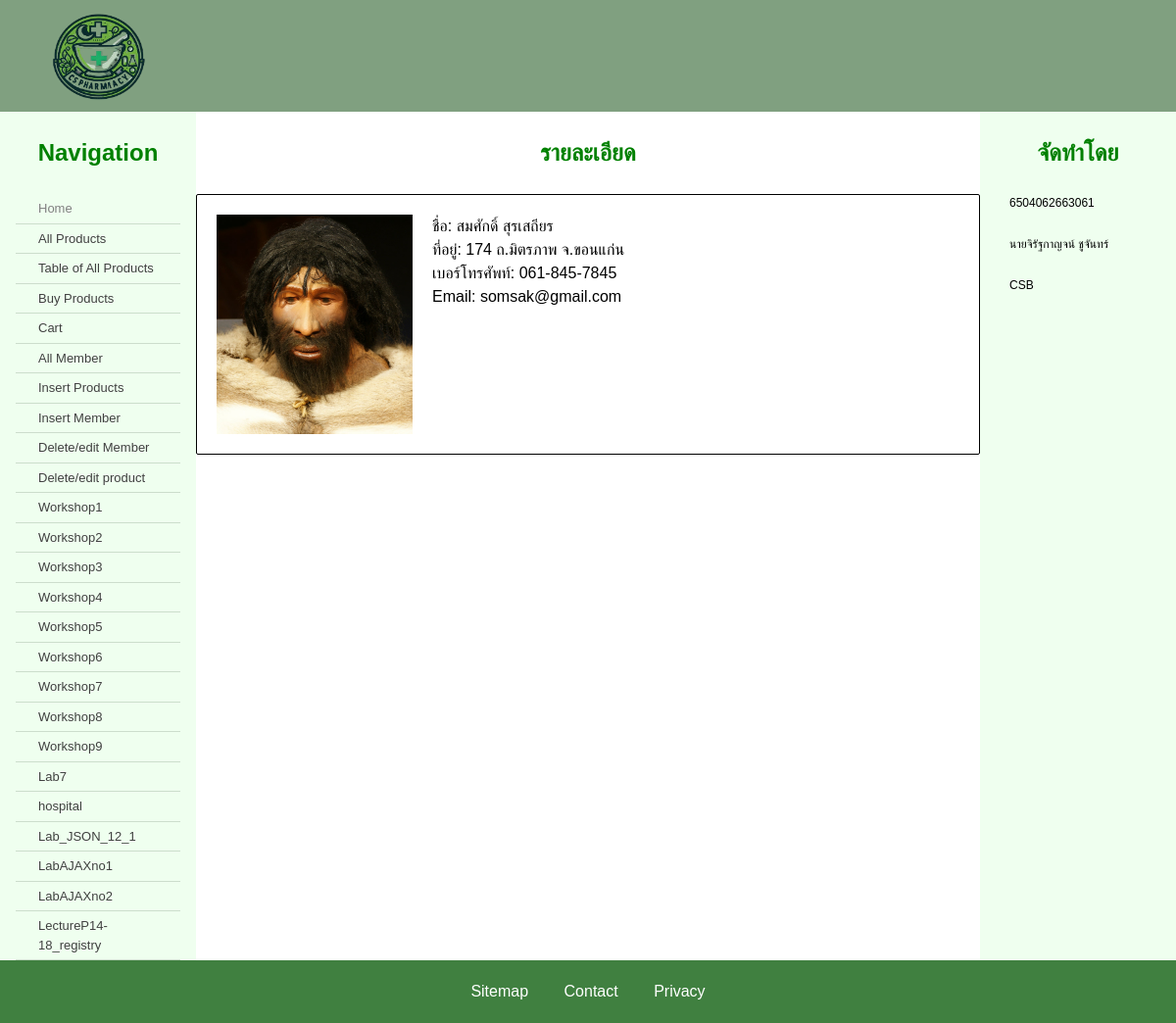
Page /csshop/member_php/memberdetail.php?username=somsak on the committed database.
### tables this page shows
CREATE TABLE `member` (
  `username` varchar(15) NOT NULL,
  `password` varchar(15) NOT NULL,
  `name` varchar(100) NOT NULL,
  `address` varchar(255) NOT NULL,
  `mobile` varchar(30) NOT NULL,
  `email` varchar(30) DEFAULT NULL,
  `type` varchar(10) NOT NULL
);

### csshop/member_php/memberdetail.php (the view, shortened to what this page needs)
<?php include "../connect.php" ?>
<!doctype html>
<html lang="en">
  <head>
    <link href="../mcss.css" rel="stylesheet" type="text/css" />
  </head>
  <body>
    <header>
      <div class="logo">
        <img src="../cslogo.png" width="200" alt="Site Logo">
      </div>
    </header>
    <main>
      <article>
      <h2 style="text-align: center;">รายละเอียด</h2>
        <?php
        if (isset($_GET['username'])) {
            $stmt = $pdo->prepare("SELECT * FROM member WHERE username = ?");
            $stmt->bindParam(1, $_GET['username']);
            $stmt->execute();
            $row = $stmt->fetch();
        }
        ?>
        <?php if ($row): ?>
        <div class="flex-container" style="margin:auto; border:1px black solid; border-radius:2px;">
            <div class="image-container" style="margin:10px;">
                <?php
                $image_extensions = ['jpg', 'jpeg', 'png'];
                foreach ($image_extensions as $ext) {
                    if (file_exists("../memphoto/{$row['username']}.$ext")) {
                        echo "<img src='../memphoto/{$row['username']}.$ext' width='200'>";
                        break;
                    }
                }
                ?>
            </div>
            <div class="text-details">
                ชื่อ: <?=$row["name"]?><br>
                ที่อยู่: <?=$row["address"]?><br>
                เบอร์โทรศัพท์: <?=$row["mobile"]?> <br>
                Email: <?=$row["email"]?> <br>
            </div>
        </div>
        <?php else: ?>
            <p>ไม่พบรายละเอียดสินค้า</p>
        <?php endif; ?>
      </article>
      <nav id="menu">
        <h2>Navigation</h2>
        <ul class="menu">
        <li class="dead"><a href="../index.php">Home</a></li>
          <li><a href="../product_php/display_products.php">All Products</a></li>
          <li><a href="../product_php/table_product.php">Table of All Products</a></li>
          <li><a href="../cart/store.php">Buy Products</a></li>
          <li><a href="../cart/cart.php">Cart</a></li>
          <li><a href="./member.php">All Member</a></li>
          <li><a href="../insert_product.php">Insert Products</a></li>
          <li><a href="../insert_member.php">Insert Member</a></li>
          <li><a href="./edit_member.php">Delete/edit Member</a></li>
          <li><a href="../product_php/edit_product.php">Delete/edit product</a></li>
          <li><a href="../workshop/ws1.php">Workshop1</a></li>
          <li><a href="../workshop/ws2.php">Workshop2</a></li>
          <li><a href="../workshop/ws3.php">Workshop3</a></li>
          <li><a href="../workshop/ws4.php">Workshop4</a></li>
          <li><a href="../workshop/ws5.php">Workshop5</a></li>
          <li><a href="../workshop/ws6.php">Workshop6</a></li>
          <li><a href="../workshop/ws7.php">Workshop7</a></li>
          <li><a href="../workshop/ws8.php">Workshop8</a></li>
          <li><a href="../workshop/ws9.php">Workshop9</a></li>
          <li><a href="../lab7.php">Lab7</a></li>
          <li><a href="../labAjax_json/json/hospital.html">hospital</a></li>
          <li><a href="../labAjax_json/json//Lab_JSON_12_1.html">Lab_JSON_12_1</a></li>
          <li><a href="../labAjax_json/AJAX/LabAJAXno1/ws1.html">LabAJAXno1</a></li>
          <li><a href="../labAjax_json/AJAX/LabAJAXno2/search.html">LabAJAXno2</a></li>
          <li><a href="../labAjax_json/AJAX/LectureP14-18_registry/registry.html">LectureP14-18_registry</a></li>
        </ul>
      </nav>
      <aside>
      <h2>จัดทำโดย</h2>
      <p>6504062663061</p>
      <p>นายจิรัฐกาญจน์ ชูจันทร์</p>
      <p>CSB</p>
    </aside>
    </main>
    <footer>
      <a href="#">Sitemap</a>
      <a href="#">Contact</a>
      <a href="#">Privacy</a>
    </footer>
  </body>
</html>

### csshop/mcss.css (style rules this page uses)
html { overflow-y: auto; background: #408040; }
body { margin: 0; font-family: sans-serif; line-height: 1.5; }
header { display: flex; justify-content: space-between; background: #80a080; }
main { display: flex; }
nav { order: 1; width: 200px; background: #efffef; }
article { order: 2; flex:1; overflow: auto; min-height: 480px; background: #ffffff; }
aside { order: 3; width: 200px; background: #efffef; }
aside p { font-size: 75%; }
footer { text-align: center; padding: 20px 0; background: #408040; }
h1, h2 { color: #008000; margin: 1em 0; text-align: center; }
p { margin: 2em 15%; }
img { display: block; }
ul.menu { padding: 0 1em; margin: 0; }
ul.menu li { padding: 5px 10px; border-bottom: solid 1px #ccddcc; font-size: small; list-style: none; }
a { text-decoration: none; margin: 0 1em; color: #ffffff; }
ul.menu li a { display: block; }
ul.menu li a { color: #404040; }
ul.menu li.dead a { color: #808080; }

### csshop/member_php/memberdetail.php (style rules this page uses)
.flex-container { display: flex; margin: 10px; padding: 10px; }
.text-details { margin: 10px; }

### rows in the picture
member: username (picture), name "สมศักดิ์ สุรเสถียร", address "174 ถ.มิตรภาพ จ.ขอนแก่น", mobile "061-845-7845", email "somsak@gmail.com"
